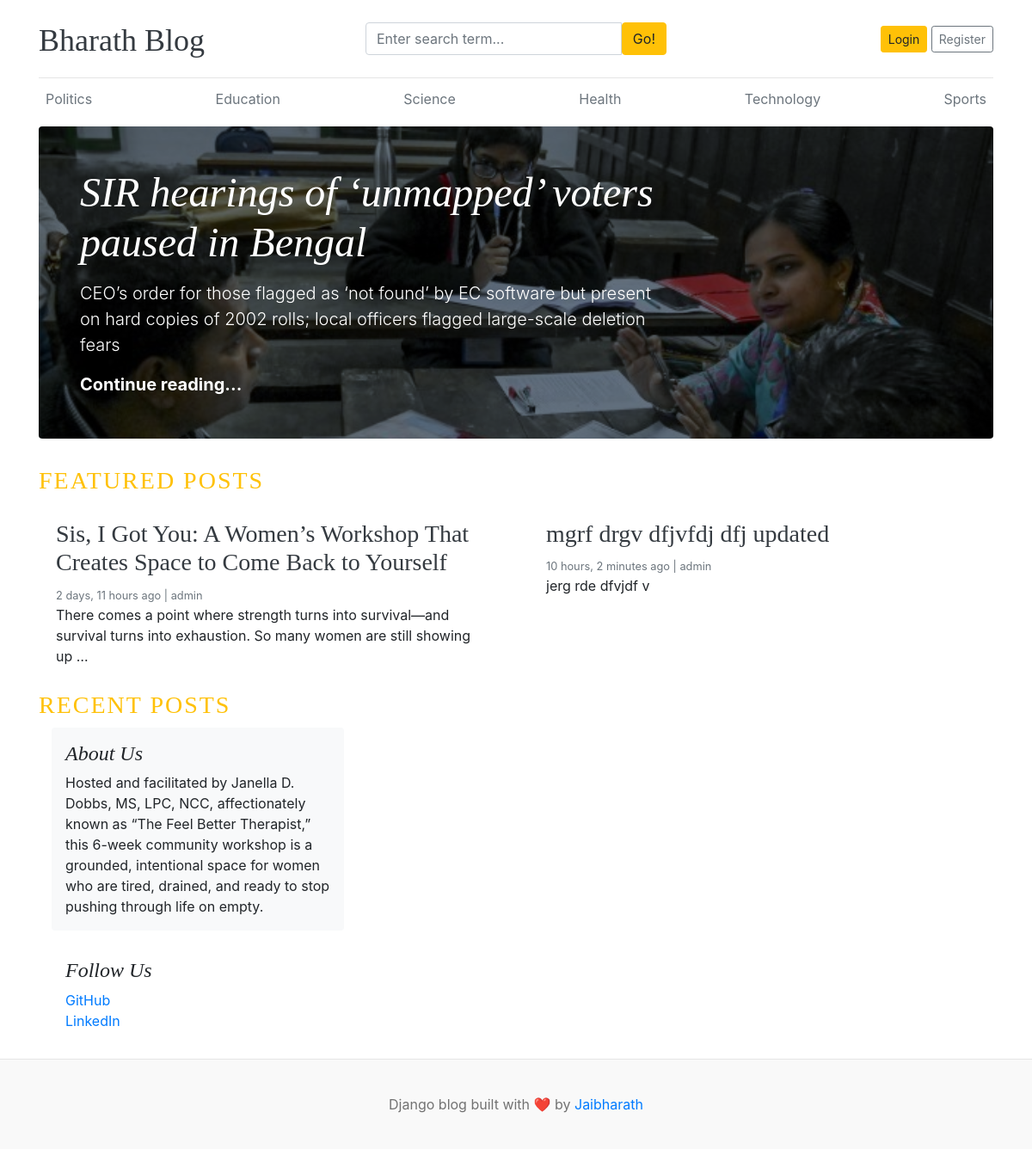
The page / on the database its author committed.
### blogs/models.py (models this page shows, shortened)
class Category(models.Model):
    category_name = models.CharField(max_length=50, unique=True)
    created_at = models.DateTimeField(auto_now_add=True)
    updated_at = models.DateTimeField(auto_now=True)
    class Meta:
        verbose_name_plural = 'categories'

class Blog(models.Model):
    title = models.CharField(max_length=100)
    slug = models.SlugField(max_length=500, unique=True)
    category = models.ForeignKey(Category,on_delete=models.CASCADE)
    author = models.ForeignKey(User, on_delete=models.CASCADE)
    featured_image = models.ImageField(upload_to='uploads/%y/%m/%d')
    short_description = models.TextField(max_length=1000)
    blog_body = models.TextField(max_length=2000)
    status = models.CharField(choices=STATUS_CHOICES, default=0)
    is_featured = models.BooleanField(default=False)
    created_at = models.DateTimeField(auto_now_add=True)
    updated_at = models.DateTimeField(auto_now=True)

class About(models.Model):
    about_heading = models.CharField(max_length=50)
    about_description = models.TextField(max_length=500)
    created_at = models.DateTimeField(auto_now_add=True)
    updated_at = models.DateTimeField(auto_now=True)
    class Meta:
        verbose_name_plural = 'About'

class SocialLink(models.Model):
    platform = models.CharField(max_length=25)
    link = models.URLField(max_length=50)
    created_at = models.DateTimeField(auto_now_add=True)
    updated_at = models.DateTimeField(auto_now=True)

### blog_main/views.py (the view)
# urls.py: 2. Add a URL to urlpatterns:  path('', views.home, name='home')
def home(request):
    featured_posts = Blog.objects.filter(is_featured=True,status='Published').order_by('created_at')
    posts = Blog.objects.filter(is_featured=False, status='Published')
    try:
        about = About.objects.get()
    except:
        about = None
    context = {
        'featured_posts' : featured_posts,
        'posts':posts,
        'about':about
    }
    return render(request,'home.html',context)

### blogs/context_processors.py (called while the page is built)
def get_categories(request):
    categories = Category.objects.all()
    return dict(categories=categories)

def get_socila_links(request):
    social_links = SocialLink.objects.all()
    return dict(social_links=social_links)

### templates/home.html (shortened to what this page needs)
{% extends 'base.html' %}
{% block content %}
{% for post in featured_posts%}
{% if forloop.first %}
<div class="jumbotron p-3 p-md-5 text-white rounded bg-dark" style="background-image: url({{post.featured_image.url}});background-blend-mode: overlay;background-size:cover;">
    <div class="col-md-8 px-0">
      <h1 class="display-4 font-italic">{{post.title}}</h1>
      <p class="lead my-3">{{post.short_description}}</p>
      <p class="lead mb-0"><a href="{% url 'blogs' post.slug %}" class="text-white font-weight-bold">Continue reading...</a></p>
    </div>
  </div>
  {% endif%}
  {% endfor %}
  <h3 class="text-uppercase text-warning" style="letter-spacing: 2px;">Featured Posts</h3>
  <div class="row mb-2">
    {% for post in featured_posts %}
    {% if not forloop.first %}
    <div class="col-md-6">
      <div class="card border-0" >
        <div class="card-body">
          <h3><a href="{% url 'blogs' post.slug %}" class="text-dark">{{post.title}}</a></h3>
          <small class="mb-1 text-muted">{{post.created_at | timesince }} ago | {{post.author}}</small>
          <p class="card-text">{{post.short_description | truncatewords:20}}</p>
        </div>
      </div>
    </div>
    {% endif %}
    {% endfor %}
  </div>
   <h3 class="text-uppercase text-warning" style="letter-spacing: 2px;">Recent Posts</h3>
  <main role="main" class="container p-0">
    <div class="row">
      <div class="col-md-8 blog-main">
    </div>
      </div>
      <aside class="col-md-4 blog-sidebar">
        <div class="p-3 mb-3 bg-light rounded">
          <h4 class="font-italic">{{about.about_heading}}</h4>
          <p class="mb-0">{{about.about_description}}</p>
        </div>
        {% if social_links %}
        <div class="p-3">
          <h4 class="font-italic">Follow Us</h4>
          <ol class="list-unstyled">
            {% for l in social_links %}
            <li><a href="{{l.link}}">{{l.platform}}</a></li>
            {% endfor %}
          </ol>
        </div>
        {% endif %}
      </aside>
    </div>
{% endblock %}

### templates/base.html (shortened to what this page needs)
{% load static %}
<!DOCTYPE html>
<html lang="en">
<head>
    <link href="https://getbootstrap.com/docs/4.0/dist/css/bootstrap.min.css" rel="stylesheet">
    <link href="{% static 'css/blog.css' %}" rel="stylesheet">
    <link rel="stylesheet" href="https://cdnjs.cloudflare.com/ajax/libs/font-awesome/4.7.0/css/font-awesome.min.css">
  </head>
<body>
    <div class="container">
      <header class="blog-header py-3">
        <div class="row flex-nowrap justify-content-between align-items-center">
          <div class="col-4 pt-1">
            <a class="blog-header-logo text-dark" href="/">Bharath Blog</a>
          </div>
          <div class="col-4">
            <form method="GET" action="{% url 'search' %}">
              <div class="input-group">
                        <input class="form-control" type="text" name="keyword" value="{{keyword}}" placeholder="Enter search term..." aria-label="Enter search term..." aria-describedby="button-search" />
                        <button type="submit" class="btn btn-warning"  id="button-search" type="button">Go!</button>
                    </div>
            </form>
          </div>
          <div class="col-4 d-flex justify-content-end align-items-center">
            {% if not user.is_authenticated %}
            <a class="btn btn-sm btn-warning" href="{% url 'login' %}">Login</a> &nbsp;
            <a class="btn btn-sm btn-outline-secondary" href="{% url 'register' %}">Register</a>
            {%else %}
            <span><a class="btn btn-sm btn-warning" href="{% url 'dashboard' %}">Dashboard</a></span>
            &emsp;
            <span><a class="btn btn-sm btn-danger" href="{% url 'logout' %}">Logout</a></span>
            {% endif %}
          </div>
        </div>
      </header>
      <div class="nav-scroller py-1 mb-2">
        <nav class="nav d-flex justify-content-between">
          {% for category in categories %}
          <a class="p-2 text-muted" href="{% url 'posts_by_category' category.id %}">{{category.category_name}}</a>
          {% endfor %}
        </nav>
      </div>
      {% block content %}
      {% endblock %}
<footer class="blog-footer ">
  <p>Django blog built with ❤️ by <a href="">Jaibharath</a></p>
</footer>
</body>
</html>

### blog_main/static/css/blog.css (style rules this page uses)
.blog-header { border-bottom: 1px solid #e5e5e5; }
.blog-header-logo { font-family: "Playfair Display", Georgia, "Times New Roman", serif; font-size: 2.25rem; }
h1, h2, h3, h4, h5, h6 { font-family: "Playfair Display", Georgia, "Times New Roman", serif; }
.display-4 { font-size: 2.5rem; }
@media (min-width: 768px) { .display-4 { font-size: 3rem; } }
.blog-footer { padding: 2.5rem 0; color: #727272; text-align: center; background-color: #f9f9f9; border-top: .05rem solid #e5e5e5; }
.blog-footer p:last-child { margin-bottom: 0; }

### rows shown on the page
Category: category_name "Politics"
Category: category_name "Education"
Category: category_name "Science"
Category: category_name "Health"
Category: category_name "Technology"
Category: category_name "Sports"
Blog: featured_image (picture), title "SIR hearings of ‘unmapped’ voters paused in Bengal", short_description "CEO’s order for those flagged as ‘not found’ by EC software but present on hard copies of 2002 rolls; local officers flagged large-scale deletion fears"
Blog: title "Sis, I Got You: A Women’s Workshop That Creates Space to Come Back to Yourself", created_at "2 days, 11 hours", author "admin", short_description "There comes a point where strength turns into survival—and survival turns into exhaustion. So many women are still showing up …"
Blog: title "mgrf drgv dfjvfdj dfj updated", created_at "10 hours, 2 minutes", author "admin", short_description "jerg rde dfvjdf v"
About: about_heading "About Us", about_description "Hosted and facilitated by Janella D. Dobbs, MS, LPC, NCC, affectionately known as “The Feel Better Therapist,” this 6-week community workshop is a grounded, intentional space for women who are tired, drained, and ready to stop pushing through life on empty."
SocialLink: platform "GitHub"
SocialLink: platform "LinkedIn"
